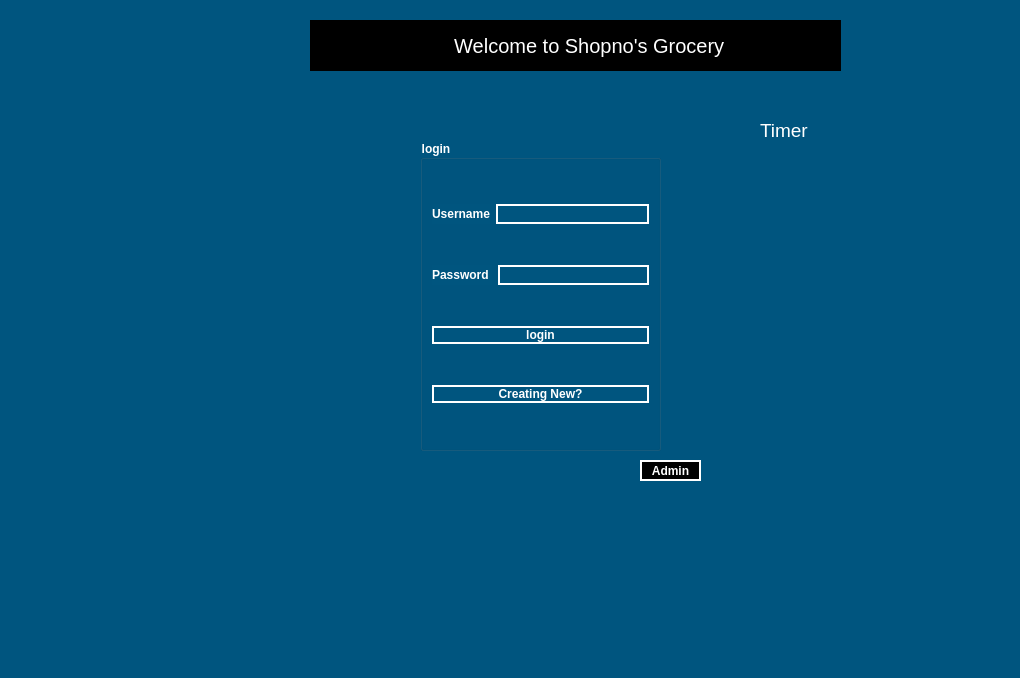
<?xml version="1.0" encoding="UTF-8"?>
<ui version="4.0">
 <class>MyWindow</class>
 <widget class="QMainWindow" name="MyWindow">
  <property name="geometry">
   <rect>
    <x>0</x>
    <y>0</y>
    <width>1020</width>
    <height>678</height>
   </rect>
  </property>
  <property name="font">
   <font>
    <pointsize>14</pointsize>
   </font>
  </property>
  <property name="windowTitle">
   <string>MyWindow</string>
  </property>
  <property name="styleSheet">
   <string notr="true">background-color: rgb(0, 85, 127);</string>
  </property>
  <widget class="QWidget" name="centralwidget">
   <widget class="QGroupBox" name="groupBox">
    <property name="geometry">
     <rect>
      <x>420</x>
      <y>140</y>
      <width>241</width>
      <height>311</height>
     </rect>
    </property>
    <property name="styleSheet">
     <string notr="true">color : white;
font-weight : bold;</string>
    </property>
    <property name="title">
     <string>login</string>
    </property>
    <layout class="QVBoxLayout" name="verticalLayout">
     <item>
      <layout class="QHBoxLayout" name="horizontalLayout">
       <item>
        <widget class="QLabel" name="label">
         <property name="styleSheet">
          <string notr="true"/>
         </property>
         <property name="text">
          <string>&lt;font color = &quot;white&quot;&gt;Username&lt;/font&gt;</string>
         </property>
        </widget>
       </item>
       <item>
        <widget class="QLineEdit" name="login_username">
         <property name="styleSheet">
          <string notr="true">color:white;
border  : 2px solid rgba(100,100,100,0.5);
border-color : white;</string>
         </property>
        </widget>
       </item>
      </layout>
     </item>
     <item>
      <layout class="QHBoxLayout" name="horizontalLayout_2">
       <item>
        <widget class="QLabel" name="label_2">
         <property name="text">
          <string>&lt;font color = &quot;white&quot;&gt;Password &lt;/font&gt;</string>
         </property>
        </widget>
       </item>
       <item>
        <widget class="QLineEdit" name="login_password">
         <property name="styleSheet">
          <string notr="true">color : white;
border  :2px solid rgba(100,100,100,0.5);
border-color : white;</string>
         </property>
         <property name="echoMode">
          <enum>QLineEdit::Password</enum>
         </property>
        </widget>
       </item>
      </layout>
     </item>
     <item>
      <widget class="QPushButton" name="pushButton_user_login">
       <property name="styleSheet">
        <string notr="true">color: White;
font-weight:bold;
border  : 2px solid rgba(100,100,100,0.5);
border-color : white;

</string>
       </property>
       <property name="text">
        <string>login</string>
       </property>
      </widget>
     </item>
     <item>
      <widget class="QPushButton" name="pushButton_signup">
       <property name="styleSheet">
        <string notr="true">color : white;
font-weight : bold;
border  : 2px solid rgba(100,100,100,0.5);
border-color : white;</string>
       </property>
       <property name="text">
        <string>Creating New?</string>
       </property>
      </widget>
     </item>
    </layout>
   </widget>
   <widget class="QLabel" name="label_pic">
    <property name="geometry">
     <rect>
      <x>180</x>
      <y>150</y>
      <width>221</width>
      <height>321</height>
     </rect>
    </property>
    <property name="text">
     <string/>
    </property>
   </widget>
   <widget class="QPushButton" name="pushButton_admin_login">
    <property name="geometry">
     <rect>
      <x>640</x>
      <y>460</y>
      <width>61</width>
      <height>21</height>
     </rect>
    </property>
    <property name="styleSheet">
     <string notr="true">color : #fff;
background-color: rgb(0, 0, 0);
font-weight : bold;
border  : 2px solid rgba(100,100,100,0.5);
border-color : white;

</string>
    </property>
    <property name="text">
     <string>Admin</string>
    </property>
   </widget>
   <widget class="QLabel" name="label_3">
    <property name="geometry">
     <rect>
      <x>310</x>
      <y>20</y>
      <width>531</width>
      <height>51</height>
     </rect>
    </property>
    <property name="styleSheet">
     <string notr="true">color: rgb(255, 255, 255);
background-color: rgb(0, 0, 0);
font-size : 20px;</string>
    </property>
    <property name="text">
     <string>                          Welcome to Shopno's Grocery      </string>
    </property>
   </widget>
   <widget class="QLabel" name="digital_clock">
    <property name="geometry">
     <rect>
      <x>760</x>
      <y>110</y>
      <width>191</width>
      <height>41</height>
     </rect>
    </property>
    <property name="font">
     <font>
      <pointsize>14</pointsize>
     </font>
    </property>
    <property name="styleSheet">
     <string notr="true">color: rgb(255, 255, 255);</string>
    </property>
    <property name="text">
     <string>Timer</string>
    </property>
   </widget>
  </widget>
  <widget class="QMenuBar" name="menubar">
   <property name="geometry">
    <rect>
     <x>0</x>
     <y>0</y>
     <width>1020</width>
     <height>21</height>
    </rect>
   </property>
  </widget>
  <widget class="QStatusBar" name="statusbar"/>
 </widget>
 <resources/>
 <connections/>
</ui>
